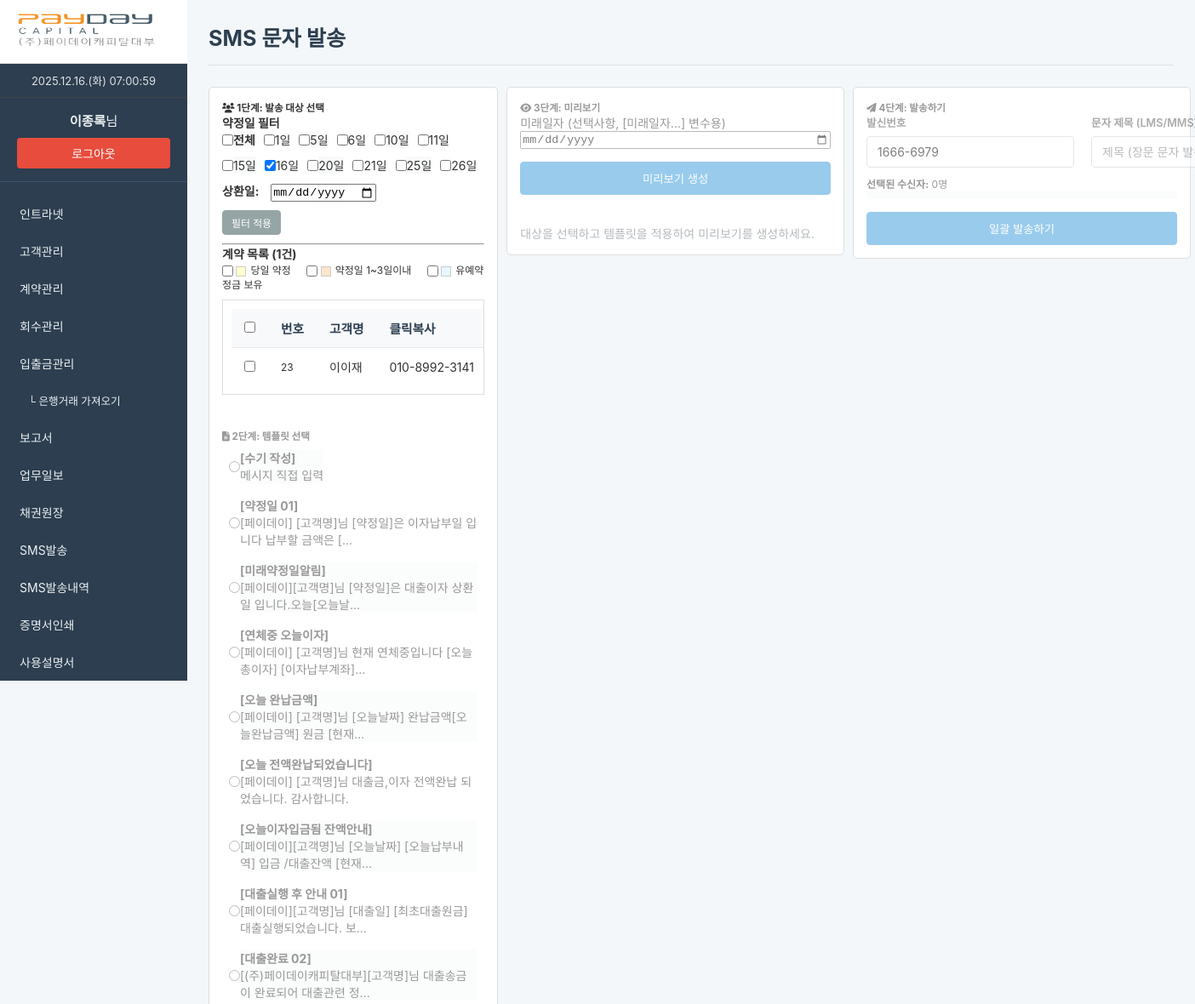
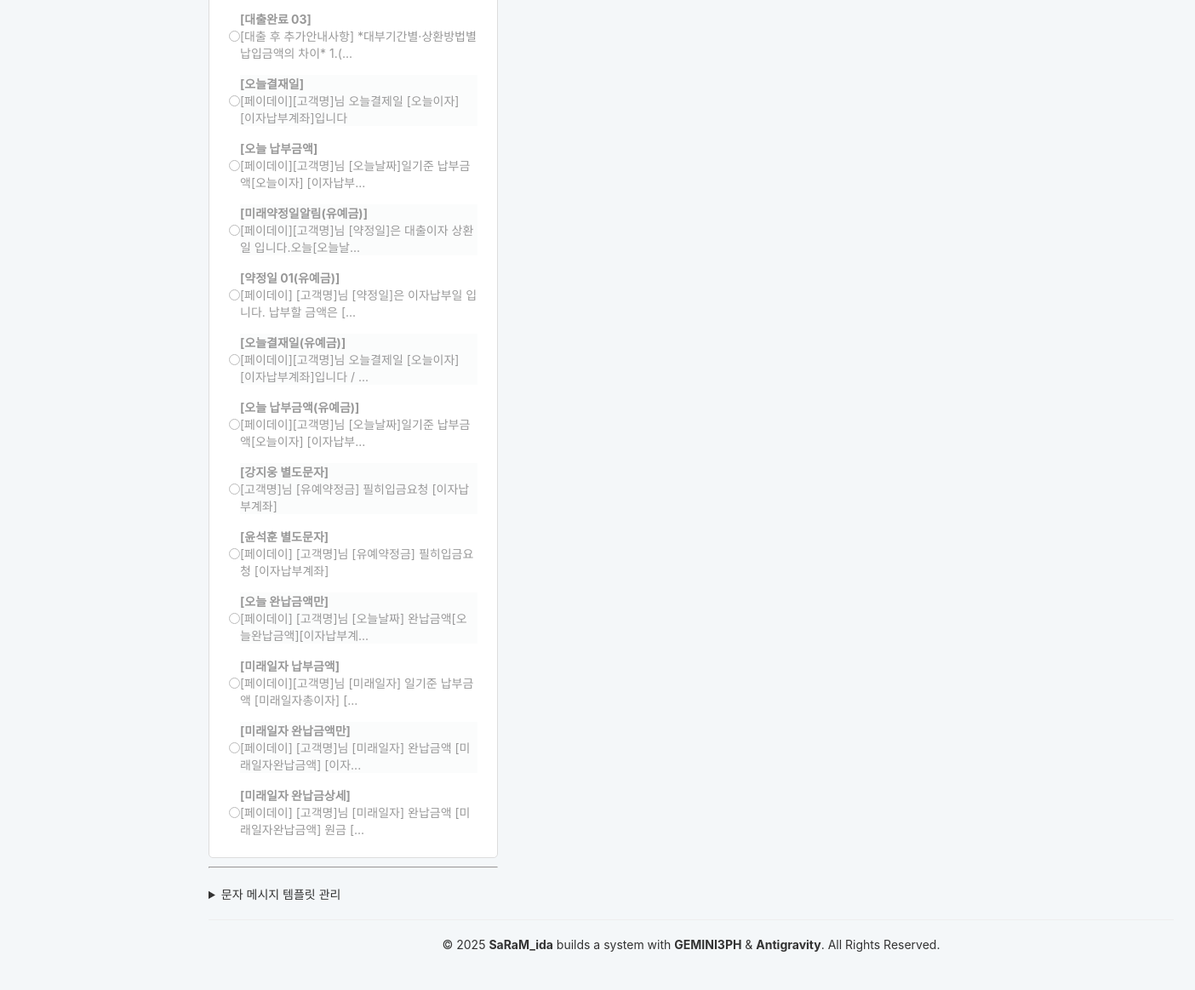
The app's page /pages/sms.php (signed in) with its own data (2 pictures, top to bottom).
### tables this page shows
CREATE TABLE `contracts` (
  `id` int(11) NOT NULL AUTO_INCREMENT,
  `customer_id` int(11) NOT NULL,
  `loan_amount` decimal(15,2) NOT NULL,
  `current_outstanding_principal` decimal(15,2) NOT NULL DEFAULT 0.00 COMMENT '현재 대출 잔액',
  `interest_rate` decimal(5,2) NOT NULL,
  `overdue_interest_rate` decimal(5,2) NOT NULL DEFAULT 0.00,
  `prepayment_rate` decimal(5,2) NOT NULL DEFAULT 0.00,
  `cumulative_overdue_days` int(11) NOT NULL DEFAULT 0,
  `loan_date` date NOT NULL,
  `maturity_date` date NOT NULL,
  `status` varchar(50) NOT NULL DEFAULT 'active',
  `product_name` varchar(100) DEFAULT NULL,
  `collateral_type` varchar(100) DEFAULT NULL,
  `collateral_address` varchar(255) DEFAULT NULL,
  `brokerage_channel` varchar(100) DEFAULT NULL,
  `broker_name` varchar(100) DEFAULT NULL,
  `payment_due_day` int(2) DEFAULT NULL,
  `created_at` datetime DEFAULT current_timestamp(),
  `bank_name` varchar(255) DEFAULT NULL,
  `account_number` varchar(255) DEFAULT NULL,
  `account_holder` varchar(255) DEFAULT NULL,
  `agreement_date` int(11) DEFAULT NULL COMMENT '약정일 (매월 납입일)',
  `repayment_method` varchar(50) DEFAULT NULL COMMENT '상환방법',
  `monthly_installment` decimal(15,2) DEFAULT NULL COMMENT '월상환약정금액',
  `contract_period_years` int(11) DEFAULT 3 COMMENT '계약기간(년)',
  `manager` varchar(100) DEFAULT NULL COMMENT '관리담당자',
  `shortfall_amount` decimal(15,2) DEFAULT 0.00,
  `next_due_date` date DEFAULT NULL,
  `last_interest_calc_date` date DEFAULT NULL,
  `rate_change_date` date DEFAULT NULL COMMENT '이율 변경 기준일',
  `new_interest_rate` decimal(5,2) DEFAULT NULL COMMENT '변경-정상 이율',
  `new_overdue_rate` decimal(5,2) DEFAULT NULL COMMENT '변경-연체 이율',
  `deferred_agreement_amount` decimal(15,2) DEFAULT 0.00 COMMENT '유예약정금',
  PRIMARY KEY (`id`),
  KEY `customer_id` (`customer_id`)
);

CREATE TABLE `customers` (
  `id` int(11) NOT NULL AUTO_INCREMENT,
  `name` varchar(100) NOT NULL,
  `resident_id_partial` varchar(8) DEFAULT NULL,
  `phone` varchar(20) NOT NULL,
  `address` varchar(255) DEFAULT NULL,
  `address_registered` varchar(255) DEFAULT NULL,
  `address_actual` varchar(255) DEFAULT NULL,
  `memo` text DEFAULT NULL,
  `created_at` datetime DEFAULT current_timestamp(),
  `application_source` varchar(255) DEFAULT NULL COMMENT '신청거래처',
  `requested_loan_amount` decimal(15,2) DEFAULT NULL COMMENT '대출신청금액',
  `loan_application_date` date DEFAULT NULL COMMENT '대출신청일',
  `manager` varchar(100) DEFAULT NULL COMMENT '담당자',
  `bank_name` varchar(50) DEFAULT NULL,
  `account_number` varchar(100) DEFAULT NULL,
  PRIMARY KEY (`id`),
  FULLTEXT KEY `ft_name_phone` (`name`,`phone`)
);

CREATE TABLE `sms_templates` (
  `id` int(11) NOT NULL AUTO_INCREMENT,
  `title` varchar(100) NOT NULL DEFAULT '제목 없음',
  `template_text` text NOT NULL,
  `created_at` timestamp NOT NULL DEFAULT current_timestamp(),
  PRIMARY KEY (`id`)
);

### pages/sms.php (the view, shortened to what the rows shown need)
<?php
require_once __DIR__ . '/../common.php';
include_once __DIR__ . '/../process/sms_process.php';
include_once 'header.php';
$is_single_mode = isset($_GET['contract_id']) && !empty($_GET['contract_id']);
$due_days = [1, 5, 6, 10, 11, 15, 16, 20, 21, 25, 26];
if (isset($_GET['due_days'])) {
    $selected_due_days = $_GET['due_days'];
} elseif (isset($_GET['next_due_date']) && !empty($_GET['next_due_date'])) {
    $selected_due_days = [];
} else {
    $today_day = (int)date('d');
    $next_due_day = null;
    foreach ($due_days as $day) {
        if ($day >= $today_day) {
            $next_due_day = $day;
            break;
        }
    }
    $selected_due_days = [$next_due_day];
}
$next_due_date_filter = $_GET['next_due_date'] ?? null;
$all_contracts = getContractsForSms($link, $selected_due_days, $is_single_mode ? (int)$_GET['contract_id'] : null, $next_due_date_filter);
$templates_query = mysqli_query($link, "SELECT * FROM sms_templates ORDER BY id ASC");
$sms_templates = mysqli_fetch_all($templates_query, MYSQLI_ASSOC);
?>
<h2>SMS 문자 발송</h2>
<div class="sms-layout-container">
    <div class="sms-layout-column" style="display: flex; flex-direction: column; gap: 20px;">
        <div id="step1-card" class="card active">
            <div class="card-body">
                <div id="contract-list-container">
                    <table class="table">
                        <thead>
                            <tr>
                                <th><input type="checkbox" id="select-all-contracts"></th>
                                <th>번호</th>
                                <th>고객명</th>
                                <th>클릭복사</th>
                            </tr>
                        </thead>
                        <tbody>
                            <?php
                            foreach ($all_contracts as $c):
                                $row_style = '';
                                $row_category = '';
                            ?>
                                <tr <?php echo $row_style; ?> data-category="<?php echo $row_category; ?>">
                                    <td><input type="checkbox" class="contract-checkbox" name="contract_ids[]" value="<?php echo $c['contract_id']; ?>" data-info='<?php echo json_encode($c, JSON_HEX_APOS); ?>' <?php if ($is_single_mode && $c['contract_id'] == $_GET['contract_id']) echo 'checked'; ?>></td>
                                    <td style="font-size: 0.75rem;"><?php echo $c['contract_id']; ?></td>
                                    <td><?php echo htmlspecialchars($c['customer_name']); ?></td>
                                    <td class="copy-phone" data-clipboard-text="<?php echo htmlspecialchars($c['customer_phone']); ?>" style="cursor: pointer;" title="클릭하여 복사"><?php echo htmlspecialchars($c['customer_phone']); ?></td>
                                </tr>
                            <?php endforeach; ?>
                        </tbody>
                    </table>
                </div>
            </div>
        </div>
        <div id="step2-card" class="card step-card">
            <div class="card-body">
                <?php foreach ($sms_templates as $template): ?>
                    <div class="form-check">
                        <input class="form-check-input template-checkbox" type="radio" name="template_id" value="<?php echo $template['id']; ?>" id="template-<?php echo $template['id']; ?>" data-text="<?php echo htmlspecialchars($template['template_text']); ?>">
                        <label class="form-check-label template-list-item" for="template-<?php echo $template['id']; ?>" title="<?php echo htmlspecialchars($template['template_text']); ?>">
                            <?php
                            $title = !empty(trim($template['title'])) ? trim($template['title']) : '제목 없음';
                            $content_preview = mb_strimwidth($template['template_text'], 0, 70, "...");
                            echo '<strong>[' . htmlspecialchars($title) . ']</strong><br> ' . htmlspecialchars($content_preview);
                            ?>
                        </label>
                    </div>
                <?php endforeach; ?>
            </div>
        </div>
    </div>
</div>
<?php include_once('footer.php'); ?>

### records on screen
contracts: id "23", customer.name "이이재", customer.phone "010-8992-3141"
sms_templates: title "약정일 01", template_text "[페이데이] [고객명]님 [약정일]은 이자납부일 입니다 납부할 금액은 [..."
sms_templates: title "미래약정일알림", template_text "[페이데이][고객명]님 [약정일]은 대출이자 상환일 입니다.오늘[오늘날..."
sms_templates: title "연체중 오늘이자", template_text "[페이데이] [고객명]님 현재 연체중입니다 [오늘총이자] [이자납부계좌]..."
sms_templates: title "오늘 완납금액", template_text "[페이데이] [고객명]님 [오늘날짜] 완납금액[오늘완납금액] 원금 [현재..."
sms_templates: title "오늘 전액완납되었습니다", template_text "[페이데이] [고객명]님 대출금,이자 전액완납 되었습니다. 감사합니다."
sms_templates: title "오늘이자입금됨 잔액안내", template_text "[페이데이][고객명]님 [오늘날짜] [오늘납부내역] 입금 /대출잔액 [현재..."
sms_templates: title "대출실행 후 안내 01", template_text "[페이데이][고객명]님 [대출일] [최초대출원금] 대출실행되었습니다. 보..."
sms_templates: title "대출완료 02", template_text "[(주)페이데이캐피탈대부][고객명]님 대출송금이 완료되어 대출관련 정..."
sms_templates: title "대출완료 03", template_text "[대출 후 추가안내사항] *대부기간별·상환방법별 납입금액의 차이* 1.(..."
sms_templates: title "오늘결재일", template_text "[페이데이][고객명]님 오늘결제일 [오늘이자] [이자납부계좌]입니다"
sms_templates: title "오늘 납부금액", template_text "[페이데이][고객명]님 [오늘날짜]일기준 납부금액[오늘이자] [이자납부..."
sms_templates: title "미래약정일알림(유예금)", template_text "[페이데이][고객명]님 [약정일]은 대출이자 상환일 입니다.오늘[오늘날..."
sms_templates: title "약정일 01(유예금)", template_text "[페이데이] [고객명]님 [약정일]은 이자납부일 입니다. 납부할 금액은 [..."
sms_templates: title "오늘결재일(유예금)", template_text "[페이데이][고객명]님 오늘결제일 [오늘이자] [이자납부계좌]입니다 / ..."
sms_templates: title "오늘 납부금액(유예금)", template_text "[페이데이][고객명]님 [오늘날짜]일기준 납부금액[오늘이자] [이자납부..."
sms_templates: title "강지웅 별도문자", template_text "[고객명]님 [유예약정금] 필히입금요청 [이자납부계좌]"
sms_templates: title "윤석훈 별도문자", template_text "[페이데이] [고객명]님 [유예약정금] 필히입금요청 [이자납부계좌]"
sms_templates: title "오늘 완납금액만", template_text "[페이데이] [고객명]님 [오늘날짜] 완납금액[오늘완납금액][이자납부계..."
sms_templates: title "미래일자 납부금액", template_text "[페이데이][고객명]님 [미래일자] 일기준 납부금액 [미래일자총이자] [..."
sms_templates: title "미래일자 완납금액만", template_text "[페이데이] [고객명]님 [미래일자] 완납금액 [미래일자완납금액] [이자..."
sms_templates: title "미래일자 완납금상세", template_text "[페이데이] [고객명]님 [미래일자] 완납금액 [미래일자완납금액] 원금 [..."

### other values on screen
$_SESSION["name"] "이종록"
$day "1"
$day "5"
$day "6"
$day "10"
$day "11"
$day "15"
$day "16"
$day "20"
$day "21"
$day "25"
$day "26"
count($all_contracts) "1"
